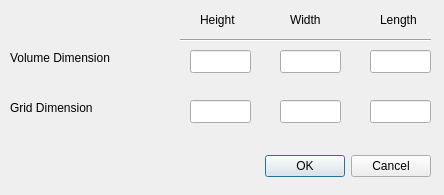
<?xml version="1.0" encoding="UTF-8"?>
<ui version="4.0">
 <class>InputDimension</class>
 <widget class="QDialog" name="InputDimension">
  <property name="geometry">
   <rect>
    <x>0</x>
    <y>0</y>
    <width>444</width>
    <height>195</height>
   </rect>
  </property>
  <property name="sizePolicy">
   <sizepolicy hsizetype="Preferred" vsizetype="Preferred">
    <horstretch>0</horstretch>
    <verstretch>0</verstretch>
   </sizepolicy>
  </property>
  <property name="windowTitle">
   <string>Dialog</string>
  </property>
  <widget class="QDialogButtonBox" name="buttonBox">
   <property name="geometry">
    <rect>
     <x>90</x>
     <y>150</y>
     <width>341</width>
     <height>32</height>
    </rect>
   </property>
   <property name="orientation">
    <enum>Qt::Horizontal</enum>
   </property>
   <property name="standardButtons">
    <set>QDialogButtonBox::Cancel|QDialogButtonBox::Ok</set>
   </property>
  </widget>
  <widget class="QLineEdit" name="height_Edit">
   <property name="geometry">
    <rect>
     <x>190</x>
     <y>50</y>
     <width>61</width>
     <height>23</height>
    </rect>
   </property>
  </widget>
  <widget class="QLineEdit" name="width_Edit">
   <property name="geometry">
    <rect>
     <x>280</x>
     <y>50</y>
     <width>61</width>
     <height>23</height>
    </rect>
   </property>
  </widget>
  <widget class="QLineEdit" name="length_Edit">
   <property name="geometry">
    <rect>
     <x>370</x>
     <y>50</y>
     <width>61</width>
     <height>23</height>
    </rect>
   </property>
  </widget>
  <widget class="QLabel" name="label">
   <property name="geometry">
    <rect>
     <x>10</x>
     <y>50</y>
     <width>121</width>
     <height>16</height>
    </rect>
   </property>
   <property name="text">
    <string>Volume Dimension</string>
   </property>
  </widget>
  <widget class="QLabel" name="label_2">
   <property name="geometry">
    <rect>
     <x>200</x>
     <y>10</y>
     <width>41</width>
     <height>20</height>
    </rect>
   </property>
   <property name="text">
    <string>Height</string>
   </property>
  </widget>
  <widget class="QLabel" name="label_3">
   <property name="geometry">
    <rect>
     <x>380</x>
     <y>10</y>
     <width>41</width>
     <height>20</height>
    </rect>
   </property>
   <property name="text">
    <string>Length</string>
   </property>
  </widget>
  <widget class="QLabel" name="label_4">
   <property name="geometry">
    <rect>
     <x>290</x>
     <y>10</y>
     <width>41</width>
     <height>20</height>
    </rect>
   </property>
   <property name="text">
    <string>Width</string>
   </property>
  </widget>
  <widget class="QLineEdit" name="grid_height_Edit">
   <property name="geometry">
    <rect>
     <x>190</x>
     <y>100</y>
     <width>61</width>
     <height>23</height>
    </rect>
   </property>
  </widget>
  <widget class="QLineEdit" name="grid_width_Edit">
   <property name="geometry">
    <rect>
     <x>280</x>
     <y>100</y>
     <width>61</width>
     <height>23</height>
    </rect>
   </property>
  </widget>
  <widget class="QLabel" name="label_7">
   <property name="geometry">
    <rect>
     <x>10</x>
     <y>100</y>
     <width>121</width>
     <height>16</height>
    </rect>
   </property>
   <property name="text">
    <string>Grid Dimension</string>
   </property>
  </widget>
  <widget class="QLineEdit" name="grid_length_Edit">
   <property name="geometry">
    <rect>
     <x>370</x>
     <y>100</y>
     <width>61</width>
     <height>23</height>
    </rect>
   </property>
  </widget>
  <widget class="Line" name="line">
   <property name="geometry">
    <rect>
     <x>180</x>
     <y>30</y>
     <width>251</width>
     <height>20</height>
    </rect>
   </property>
   <property name="orientation">
    <enum>Qt::Horizontal</enum>
   </property>
  </widget>
 </widget>
 <resources/>
 <connections>
  <connection>
   <sender>buttonBox</sender>
   <signal>accepted()</signal>
   <receiver>InputDimension</receiver>
   <slot>accept()</slot>
   <hints>
    <hint type="sourcelabel">
     <x>248</x>
     <y>254</y>
    </hint>
    <hint type="destinationlabel">
     <x>157</x>
     <y>274</y>
    </hint>
   </hints>
  </connection>
  <connection>
   <sender>buttonBox</sender>
   <signal>rejected()</signal>
   <receiver>InputDimension</receiver>
   <slot>reject()</slot>
   <hints>
    <hint type="sourcelabel">
     <x>316</x>
     <y>260</y>
    </hint>
    <hint type="destinationlabel">
     <x>286</x>
     <y>274</y>
    </hint>
   </hints>
  </connection>
 </connections>
</ui>
